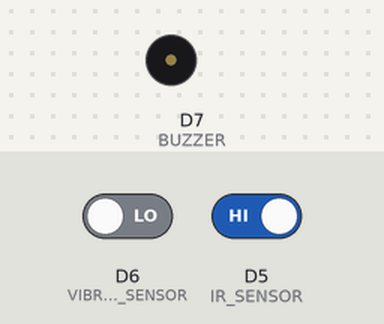
The sketch below on a simulated ESP8266 (NodeMCU). Shown: buzzer (waves = sounding, pin HIGH). The test bench sets the inputs (shaded band); at power-on: D6 (VIBRATION_SENSOR) LOW, D5 (IR_SENSOR) HIGH. WiFi joins after 1.5 s; servers stay silent unless stated; what the sketch prints to the serial monitor is not drawn.

Above: at 2.7 s.
2.8 s: D6 (VIBRATION_SENSOR) driven HIGH
At 4.5 s:
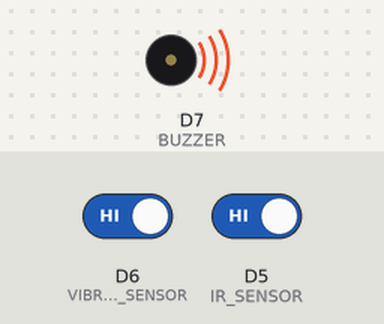
5.0 s: D6 (VIBRATION_SENSOR) driven LOW and D5 (IR_SENSOR) driven LOW
9.0 s: D5 (IR_SENSOR) driven HIGH
At 10.0 s:
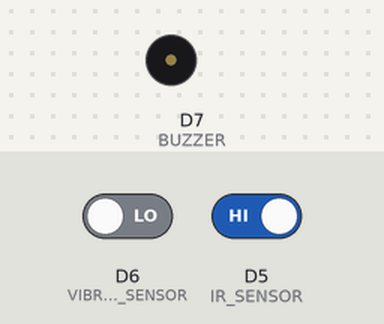
10.7 s: D5 (IR_SENSOR) driven LOW
At 11.5 s:
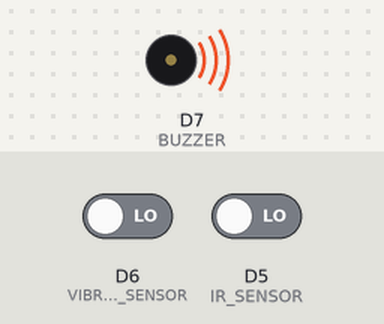
Timing chart, 0 to 13.7 s (numbered marks = the images above; inputs shaded):
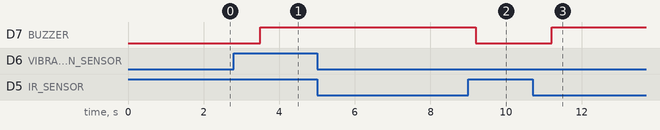

The sketch:

smart-door.ino
```cpp
#include <ESP8266WiFi.h>
#include <WiFiClientSecure.h>

// ✅ WiFi Credentials
#define WIFI_SSID "6IOT1"
#define WIFI_PASS "06DAYIOT1"

// ✅ Telegram Bot Credentials
#define TELEGRAM_BOT_TOKEN "7798876685:AAE2EeOJQJbW4TkJgOelkDgd2j2Aong3h94"
#define CHAT_ID "7235091933"

// ✅ Sensor & Buzzer Pins
#define IR_SENSOR D5
#define VIBRATION_SENSOR D6
#define BUZZER D7

WiFiClientSecure client;

// ✅ Function to Send Telegram Alert
void sendTelegramMessage(String message) {
    client.setInsecure();
    if (client.connect("api.telegram.org", 443)) {
        client.setTimeout(5000);  // Timeout set karo
        String url = "/bot" + String(TELEGRAM_BOT_TOKEN) + "/sendMessage?chat_id=" + String(CHAT_ID) + "&text=" + message;
        client.print(String("GET ") + url + " HTTP/1.1\r\n" +
                     "Host: api.telegram.org\r\n" +
                     "Connection: close\r\n\r\n");
        delay(500);
    }
}

// ✅ Setup Function
void setup() {
    Serial.begin(115200);
    WiFi.begin(WIFI_SSID, WIFI_PASS);

    Serial.print("Connecting to WiFi...");
    while (WiFi.status() != WL_CONNECTED) {
        delay(500);
        Serial.print(".");
    }
    Serial.println("\nConnected to WiFi!");

    pinMode(IR_SENSOR, INPUT);
    pinMode(VIBRATION_SENSOR, INPUT);
    pinMode(BUZZER, OUTPUT);
    digitalWrite(BUZZER, LOW);  // Ensure buzzer is off initially
}

// ✅ Main Loop Function
void loop() {
    int irState = digitalRead(IR_SENSOR);
    int vibrationState = digitalRead(VIBRATION_SENSOR);

    // Check if any sensor is triggered
    if (irState == LOW || vibrationState == HIGH) {
        digitalWrite(BUZZER, HIGH);

        if (irState == LOW) {
            Serial.println("🚨 IR Sensor Triggered! Sending Alert...");
            sendTelegramMessage("🚨 Alert! Motion detected by IR sensor.");
        }

        if (vibrationState == HIGH) {
            Serial.println("🚨 Vibration Sensor Triggered! Sending Alert...");
            sendTelegramMessage("🚨 Alert! Vibration detected, possible tampering.");
        }

        delay(5000); // Buzzer duration
        digitalWrite(BUZZER, LOW);
    }

    delay(1000);
}
```

Measured:
- after the input at 2.8 s, D7 (BUZZER): LOW → HIGH after 0.70 s
- after the input at 5.0 s, every drawn part: stays the same
- after the input at 9.0 s, D7 (BUZZER): goes on until 9.2 s, then stays LOW
- after the input at 10.7 s, D7 (BUZZER): LOW → HIGH after 0.50 s
